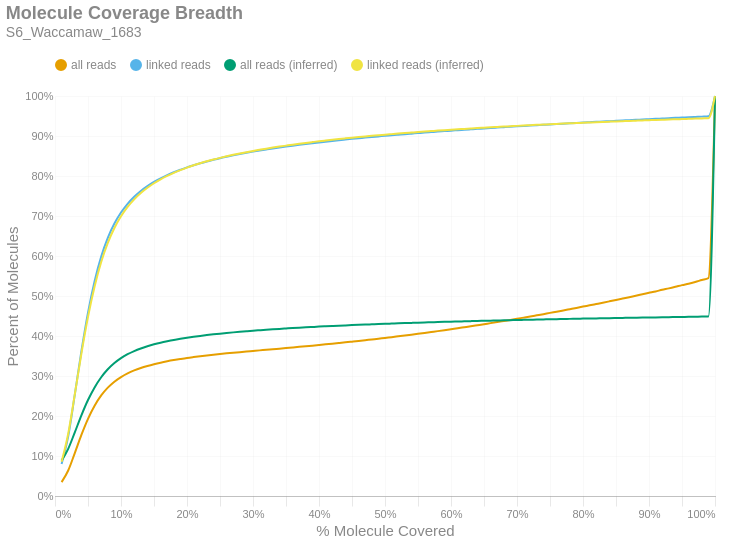

The notebook cell this image was saved under:
### Markdown cell above
### Molecule Read Coverage
This chart shows molecule coverage breadth as computed by the number of bases aligned to that molecule. In other words, "*how much of each unique long molecule is actually sequenced/aligned?*" Keep in mind there is a distinction between sequences and alignments, since some sequences belonging to a particular molecule may not align well and wouldn't appear in the alignment data. This chart also shows molecule coverage breadth as computed by the *inferred fragment* from which the aligned sequences originate. Unlike read coverage, this calculation takes into account the total insert size, including unsequenced gaps between the forward and reverse reads. Like the previous figures, these are cumulative percents.

### Code cell
if SKIPLR:
    print_html(f"Skipped")
else:
    binned_df = consolidated_hist(valids['coverage_bp'], mask, 0.01, True)
    binned_df_inf = consolidated_hist(valids['coverage_inserts'], mask, 0.01, True)
    binned_df = binned_df.with_columns(pl.lit(binned_df_inf['all reads (cumsum)']).alias('all reads (inferred)'))
    binned_df = binned_df.with_columns(pl.lit(binned_df_inf['linked reads (cumsum)']).alias('linked reads (inferred)'))
    binned_df = binned_df.with_columns(
        (pl.col('bin').cast(pl.Float64) + 0.01).alias('right_edge')
    )

    with SafeRender(binned_df):
        (
            density_plot(binned_df, 'Molecule Coverage Breadth', samplename, 'molcov', ['all reads (inferred)','linked reads (inferred)'])
            .encode(
                #x=alt.X('bin:Q', title="% Molecule Covered").axis(format = '%').scale(padding=0),
                x=alt.X('right_edge:Q', title="% Molecule Covered").axis(format='%').scale(padding=0),
                y=alt.Y('value:Q', title='Percent of Molecules')
                    .axis(format='%')
                    .stack(False)
                    .scale(domainMin=0, padding=0),
                color=alt.Color("key:N").scale(domain = ["all reads", "linked reads", "all reads (inferred)", "linked reads (inferred)"]),
                tooltip = [
                    alt.Tooltip("key:N", title = "Data Type"),
                    alt.Tooltip("range_label:N", title="% Molecule Covered"),
                    alt.Tooltip("value:Q", format = ".2%", title="% Molecules")
                ]
            )
        ).display()

### Figure 1 — Vega-Lite specification as saved in the notebook (floating-point values rounded to 4 significant figures)
{"width": "container", "height": 400, "config": {"title": {"anchor": "start", "dy": -15, "fontSize": 18, "color": "#888888", "subtitleColor": "#888888", "subtitleFontSize": 14}, "arc": {"fill": "#0072B2"}, "axis": {"domainColor": "#888888", "domainWidth": 0.5, "gridWidth": 0.2, "grid": false, "titleFontWeight": 400, "titleFontSize": 15, "labelFontSize": 11, "labelColor": "#888888", "tickColor": "#888888", "tickWidth": 0.2, "titleColor": "#888888"}, "axisBand": {"grid": false}, "axisX": {"grid": true, "tickSize": 10, "domainCap": "round"}, "axisY": {"domain": false, "grid": true, "tickSize": 0, "domainCap": "round"}, "background": "transparent", "header": {"labelFontSize": 15, "labelColor": "#888888", "titleFontSize": 15, "titleFontWeight": 600, "titleColor": "#888888"}, "legend": {"labelFont": "sans-serif", "labelFontSize": 12, "labelColor": "#888888", "symbolSize": 100, "symbolType": "circle", "titleFontSize": 12, "titlePadding": 10, "titleColor": "#888888", "title": null, "orient": "top"}, "range": {"category": ["#E69F00", "#56B4E9", "#009E73", "#F0E442", "#0072B2", "#D55E00", "#CC79A7", "#000000"], "diverging": ["#cfe8f3", "#a2d4ec", "#73bfe2", "#46abdb", "#1696d2", "#12719e"]}, "area": {"fill": "#0072B2", "fillOpacity": 0.7, "line": true, "strokeOpacity": 0.7}, "line": {"color": "#0072B2", "stroke": "#0072B2", "strokeWidth": 2}, "trail": {"color": "#0072B2", "stroke": "#0072B2", "strokeWidth": 0, "size": 1}, "point": {"filled": true, "fillOpacity": 1.0, "size": 95}, "text": {"color": "#888888", "fontSize": 11, "align": "right", "fontWeight": 400, "size": 11}, "bar": {"fill": "#0072B2", "stroke": null}, "view": {"stroke": null, "continuousWidth": 660, "continuousHeight": 400}}, "data": {"name": "data-69226ad7b48e4bb8e2667ffa2031d105"}, "mark": {"type": "line", "interpolate": "monotone", "point": {"opacity": 0, "size": 275}}, "encoding": {"color": {"field": "key", "scale": {"domain": ["all reads", "linked reads", "all reads (inferred)", "linked reads (inferred)"]}, "type": "nominal"}, "tooltip": [{"field": "key", "title": "Data Type", "type": "nominal"}, {"field": "range_label", "title": "% Molecule Covered", "type": "nominal"}, {"field": "value", "format": ".2%", "title": "% Molecules", "type": "quantitative"}], "x": {"axis": {"format": "%"}, "field": "right_edge", "scale": {"padding": 0}, "title": "% Molecule Covered", "type": "quantitative"}, "y": {"axis": {"format": "%"}, "field": "value", "scale": {"domainMin": 0, "padding": 0}, "stack": false, "title": "Percent of Molecules", "type": "quantitative"}}, "params": [{"name": "param_c36ac31b6afebe62", "select": {"type": "point", "fields": ["key"]}, "bind": "legend"}], "title": {"text": "Molecule Coverage Breadth", "subtitle": "S6_Waccamaw_1683"}, "transform": [{"fold": ["all reads (cumsum)", "linked reads (cumsum)", "all reads (inferred)", "linked reads (inferred)"]}, {"calculate": "replace(datum.key, ' (cumsum)', '')", "as": "key"}, {"filter": {"param": "param_c36ac31b6afebe62"}}], "usermeta": {"embedOptions": {"downloadFileName": "S6_Waccamaw_1683.molcov"}}, "$schema": "https://vega.github.io/schema/vega-lite/v6.1.0.json", "datasets": {"data-69226ad7b48e4bb8e2667ffa2031d105": [{"bin": "0.0", "interval": "0.0-0.01", "all reads": 0.03466, "linked reads": 0.08026, "all reads (cumsum)": 0.03466, "linked reads (cumsum)": 0.08026, "range_label": "0.0-0.01", "all reads (inferred)": 0.0885, "linked reads (inferred)": 0.08583, "right_edge": 0.01}, {"bin": "0.01", "interval": "0.01-0.02", "all reads": 0.02907, "linked reads": 0.06875, "all reads (cumsum)": 0.06373, "linked reads (cumsum)": 0.149, "range_label": "0.01-0.02", "all reads (inferred)": 0.118, "linked reads (inferred)": 0.1556, "right_edge": 0.02}, {"bin": "0.02", "interval": "0.02-0.03", "all reads": 0.04363, "linked reads": 0.1043, "all reads (cumsum)": 0.1074, "linked reads (cumsum)": 0.2533, "range_label": "0.02-0.03", "all reads (inferred)": 0.1591, "linked reads (inferred)": 0.2539, "right_edge": 0.03}, {"bin": "0.03", "interval": "0.03-0.04", "all reads": 0.04545, "linked reads": 0.1088, "all reads (cumsum)": 0.1528, "linked reads (cumsum)": 0.3621, "range_label": "0.03-0.04", "all reads (inferred)": 0.2016, "linked reads (inferred)": 0.356, "right_edge": 0.04}, {"bin": "0.04", "interval": "0.04-0.05", "all reads": 0.04021, "linked reads": 0.09648, "all reads (cumsum)": 0.193, "linked reads (cumsum)": 0.4586, "range_label": "0.04-0.05", "all reads (inferred)": 0.2399, "linked reads (inferred)": 0.4478, "right_edge": 0.05}, {"bin": "0.05", "interval": "0.05-0.06", "all reads": 0.03271, "linked reads": 0.07847, "all reads (cumsum)": 0.2257, "linked reads (cumsum)": 0.5371, "range_label": "0.05-0.06", "all reads (inferred)": 0.2715, "linked reads (inferred)": 0.5238, "right_edge": 0.06}, {"bin": "0.06", "interval": "0.06-0.07", "all reads": 0.02564, "linked reads": 0.06147, "all reads (cumsum)": 0.2514, "linked reads (cumsum)": 0.5985, "range_label": "0.06-0.07", "all reads (inferred)": 0.2969, "linked reads (inferred)": 0.5848, "right_edge": 0.07}, {"bin": "0.07", "interval": "0.07-0.08", "all reads": 0.01952, "linked reads": 0.04676, "all reads (cumsum)": 0.2709, "linked reads (cumsum)": 0.6453, "range_label": "0.07-0.08", "all reads (inferred)": 0.3168, "linked reads (inferred)": 0.6326, "right_edge": 0.08}, {"bin": "0.08", "interval": "0.08-0.09", "all reads": 0.01493, "linked reads": 0.03574, "all reads (cumsum)": 0.2858, "linked reads (cumsum)": 0.681, "range_label": "0.08-0.09", "all reads (inferred)": 0.3324, "linked reads (inferred)": 0.6701, "right_edge": 0.09}, {"bin": "0.09", "interval": "0.09-0.1", "all reads": 0.01155, "linked reads": 0.02761, "all reads (cumsum)": 0.2974, "linked reads (cumsum)": 0.7086, "range_label": "0.09-0.1", "all reads (inferred)": 0.3447, "linked reads (inferred)": 0.6993, "right_edge": 0.1}, {"bin": "0.1", "interval": "0.1-0.11", "all reads": 0.009182, "linked reads": 0.0219, "all reads (cumsum)": 0.3066, "linked reads (cumsum)": 0.7305, "range_label": "0.1-0.11", "all reads (inferred)": 0.3544, "linked reads (inferred)": 0.7228, "right_edge": 0.11}, {"bin": "0.11", "interval": "0.11-0.12", "all reads": 0.0074, "linked reads": 0.01762, "all reads (cumsum)": 0.314, "linked reads (cumsum)": 0.7482, "range_label": "0.11-0.12", "all reads (inferred)": 0.3623, "linked reads (inferred)": 0.7417, "right_edge": 0.12}, {"bin": "0.12", "interval": "0.12-0.13", "all reads": 0.006085, "linked reads": 0.01447, "all reads (cumsum)": 0.32, "linked reads (cumsum)": 0.7626, "range_label": "0.12-0.13", "all reads (inferred)": 0.3689, "linked reads (inferred)": 0.7573, "right_edge": 0.13}, {"bin": "0.13", "interval": "0.13-0.14", "all reads": 0.005076, "linked reads": 0.01206, "all reads (cumsum)": 0.3251, "linked reads (cumsum)": 0.7747, "range_label": "0.13-0.14", "all reads (inferred)": 0.3744, "linked reads (inferred)": 0.7705, "right_edge": 0.14}, {"bin": "0.14", "interval": "0.14-0.15", "all reads": 0.004414, "linked reads": 0.01045, "all reads (cumsum)": 0.3295, "linked reads (cumsum)": 0.7851, "range_label": "0.14-0.15", "all reads (inferred)": 0.3792, "linked reads (inferred)": 0.7819, "right_edge": 0.15}, {"bin": "0.15", "interval": "0.15-0.16", "all reads": 0.00385, "linked reads": 0.0091, "all reads (cumsum)": 0.3334, "linked reads (cumsum)": 0.7942, "range_label": "0.15-0.16", "all reads (inferred)": 0.3833, "linked reads (inferred)": 0.7917, "right_edge": 0.16}, {"bin": "0.16", "interval": "0.16-0.17", "all reads": 0.003383, "linked reads": 0.007988, "all reads (cumsum)": 0.3368, "linked reads (cumsum)": 0.8022, "range_label": "0.16-0.17", "all reads (inferred)": 0.3869, "linked reads (inferred)": 0.8002, "right_edge": 0.17}, {"bin": "0.17", "interval": "0.17-0.18", "all reads": 0.003012, "linked reads": 0.007078, "all reads (cumsum)": 0.3398, "linked reads (cumsum)": 0.8093, "range_label": "0.17-0.18", "all reads (inferred)": 0.3901, "linked reads (inferred)": 0.8079, "right_edge": 0.18}, {"bin": "0.18", "interval": "0.18-0.19", "all reads": 0.002708, "linked reads": 0.006349, "all reads (cumsum)": 0.3425, "linked reads (cumsum)": 0.8156, "range_label": "0.18-0.19", "all reads (inferred)": 0.393, "linked reads (inferred)": 0.8147, "right_edge": 0.19}, {"bin": "0.19", "interval": "0.19-0.2", "all reads": 0.00256, "linked reads": 0.00599, "all reads (cumsum)": 0.345, "linked reads (cumsum)": 0.8216, "range_label": "0.19-0.2", "all reads (inferred)": 0.3956, "linked reads (inferred)": 0.821, "right_edge": 0.2}, {"bin": "0.2", "interval": "0.2-0.21", "all reads": 0.002232, "linked reads": 0.005198, "all reads (cumsum)": 0.3473, "linked reads (cumsum)": 0.8268, "range_label": "0.2-0.21", "all reads (inferred)": 0.398, "linked reads (inferred)": 0.8268, "right_edge": 0.21}, {"bin": "0.21", "interval": "0.21-0.22", "all reads": 0.002108, "linked reads": 0.004872, "all reads (cumsum)": 0.3494, "linked reads (cumsum)": 0.8317, "range_label": "0.21-0.22", "all reads (inferred)": 0.4002, "linked reads (inferred)": 0.832, "right_edge": 0.22}, {"bin": "0.22", "interval": "0.22-0.23", "all reads": 0.001974, "linked reads": 0.004557, "all reads (cumsum)": 0.3514, "linked reads (cumsum)": 0.8363, "range_label": "0.22-0.23", "all reads (inferred)": 0.4022, "linked reads (inferred)": 0.8367, "right_edge": 0.23}, {"bin": "0.23", "interval": "0.23-0.24", "all reads": 0.001846, "linked reads": 0.004231, "all reads (cumsum)": 0.3532, "linked reads (cumsum)": 0.8405, "range_label": "0.23-0.24", "all reads (inferred)": 0.4041, "linked reads (inferred)": 0.8412, "right_edge": 0.24}, {"bin": "0.24", "interval": "0.24-0.25", "all reads": 0.001755, "linked reads": 0.00398, "all reads (cumsum)": 0.355, "linked reads (cumsum)": 0.8445, "range_label": "0.24-0.25", "all reads (inferred)": 0.4059, "linked reads (inferred)": 0.8454, "right_edge": 0.25}, {"bin": "0.25", "interval": "0.25-0.26", "all reads": 0.001628, "linked reads": 0.003642, "all reads (cumsum)": 0.3566, "linked reads (cumsum)": 0.8481, "range_label": "0.25-0.26", "all reads (inferred)": 0.4075, "linked reads (inferred)": 0.8493, "right_edge": 0.26}, {"bin": "0.26", "interval": "0.26-0.27", "all reads": 0.001566, "linked reads": 0.003485, "all reads (cumsum)": 0.3582, "linked reads (cumsum)": 0.8516, "range_label": "0.26-0.27", "all reads (inferred)": 0.4091, "linked reads (inferred)": 0.8529, "right_edge": 0.27}, {"bin": "0.27", "interval": "0.27-0.28", "all reads": 0.001524, "linked reads": 0.003319, "all reads (cumsum)": 0.3597, "linked reads (cumsum)": 0.8549, "range_label": "0.27-0.28", "all reads (inferred)": 0.4105, "linked reads (inferred)": 0.8564, "right_edge": 0.28}, {"bin": "0.28", "interval": "0.28-0.29", "all reads": 0.00146, "linked reads": 0.003037, "all reads (cumsum)": 0.3611, "linked reads (cumsum)": 0.858, "range_label": "0.28-0.29", "all reads (inferred)": 0.4119, "linked reads (inferred)": 0.8596, "right_edge": 0.29}, {"bin": "0.29", "interval": "0.29-0.3", "all reads": 0.001466, "linked reads": 0.002956, "all reads (cumsum)": 0.3626, "linked reads (cumsum)": 0.8609, "range_label": "0.29-0.3", "all reads (inferred)": 0.4132, "linked reads (inferred)": 0.8627, "right_edge": 0.3}, {"bin": "0.3", "interval": "0.3-0.31", "all reads": 0.001466, "linked reads": 0.002805, "all reads (cumsum)": 0.3641, "linked reads (cumsum)": 0.8637, "range_label": "0.3-0.31", "all reads (inferred)": 0.4144, "linked reads (inferred)": 0.8656, "right_edge": 0.31}, {"bin": "0.31", "interval": "0.31-0.32", "all reads": 0.001419, "linked reads": 0.00259, "all reads (cumsum)": 0.3655, "linked reads (cumsum)": 0.8663, "range_label": "0.31-0.32", "all reads (inferred)": 0.4156, "linked reads (inferred)": 0.8684, "right_edge": 0.32}, {"bin": "0.32", "interval": "0.32-0.33", "all reads": 0.001469, "linked reads": 0.00254, "all reads (cumsum)": 0.367, "linked reads (cumsum)": 0.8689, "range_label": "0.32-0.33", "all reads (inferred)": 0.4167, "linked reads (inferred)": 0.871, "right_edge": 0.33}, {"bin": "0.33", "interval": "0.33-0.34", "all reads": 0.001441, "linked reads": 0.002395, "all reads (cumsum)": 0.3684, "linked reads (cumsum)": 0.8712, "range_label": "0.33-0.34", "all reads (inferred)": 0.4178, "linked reads (inferred)": 0.8736, "right_edge": 0.34}, {"bin": "0.34", "interval": "0.34-0.35", "all reads": 0.001459, "linked reads": 0.002303, "all reads (cumsum)": 0.3699, "linked reads (cumsum)": 0.8736, "range_label": "0.34-0.35", "all reads (inferred)": 0.4188, "linked reads (inferred)": 0.876, "right_edge": 0.35}, {"bin": "0.35", "interval": "0.35-0.36", "all reads": 0.001485, "linked reads": 0.002227, "all reads (cumsum)": 0.3713, "linked reads (cumsum)": 0.8758, "range_label": "0.35-0.36", "all reads (inferred)": 0.4198, "linked reads (inferred)": 0.8783, "right_edge": 0.36}, {"bin": "0.36", "interval": "0.36-0.37", "all reads": 0.001497, "linked reads": 0.002155, "all reads (cumsum)": 0.3728, "linked reads (cumsum)": 0.8779, "range_label": "0.36-0.37", "all reads (inferred)": 0.4208, "linked reads (inferred)": 0.8806, "right_edge": 0.37}, {"bin": "0.37", "interval": "0.37-0.38", "all reads": 0.001526, "linked reads": 0.002073, "all reads (cumsum)": 0.3744, "linked reads (cumsum)": 0.88, "range_label": "0.37-0.38", "all reads (inferred)": 0.4217, "linked reads (inferred)": 0.8827, "right_edge": 0.38}, {"bin": "0.38", "interval": "0.38-0.39", "all reads": 0.001555, "linked reads": 0.001983, "all reads (cumsum)": 0.3759, "linked reads (cumsum)": 0.882, "range_label": "0.38-0.39", "all reads (inferred)": 0.4226, "linked reads (inferred)": 0.8848, "right_edge": 0.39}, {"bin": "0.39", "interval": "0.39-0.4", "all reads": 0.00159, "linked reads": 0.001944, "all reads (cumsum)": 0.3775, "linked reads (cumsum)": 0.8839, "range_label": "0.39-0.4", "all reads (inferred)": 0.4234, "linked reads (inferred)": 0.8869, "right_edge": 0.4}, {"bin": "0.4", "interval": "0.4-0.41", "all reads": 0.001607, "linked reads": 0.001895, "all reads (cumsum)": 0.3791, "linked reads (cumsum)": 0.8858, "range_label": "0.4-0.41", "all reads (inferred)": 0.4243, "linked reads (inferred)": 0.8888, "right_edge": 0.41}, {"bin": "0.41", "interval": "0.41-0.42", "all reads": 0.001639, "linked reads": 0.001836, "all reads (cumsum)": 0.3808, "linked reads (cumsum)": 0.8877, "range_label": "0.41-0.42", "all reads (inferred)": 0.425, "linked reads (inferred)": 0.8906, "right_edge": 0.42}, {"bin": "0.42", "interval": "0.42-0.43", "all reads": 0.001676, "linked reads": 0.001759, "all reads (cumsum)": 0.3824, "linked reads (cumsum)": 0.8894, "range_label": "0.42-0.43", "all reads (inferred)": 0.4258, "linked reads (inferred)": 0.8924, "right_edge": 0.43}, {"bin": "0.43", "interval": "0.43-0.44", "all reads": 0.001702, "linked reads": 0.001705, "all reads (cumsum)": 0.3841, "linked reads (cumsum)": 0.8911, "range_label": "0.43-0.44", "all reads (inferred)": 0.4265, "linked reads (inferred)": 0.8941, "right_edge": 0.44}, {"bin": "0.44", "interval": "0.44-0.45", "all reads": 0.001766, "linked reads": 0.0017, "all reads (cumsum)": 0.3859, "linked reads (cumsum)": 0.8928, "range_label": "0.44-0.45", "all reads (inferred)": 0.4272, "linked reads (inferred)": 0.8957, "right_edge": 0.45}, {"bin": "0.45", "interval": "0.45-0.46", "all reads": 0.001781, "linked reads": 0.001563, "all reads (cumsum)": 0.3877, "linked reads (cumsum)": 0.8944, "range_label": "0.45-0.46", "all reads (inferred)": 0.4279, "linked reads (inferred)": 0.8973, "right_edge": 0.46}, {"bin": "0.46", "interval": "0.46-0.47", "all reads": 0.001822, "linked reads": 0.001642, "all reads (cumsum)": 0.3895, "linked reads (cumsum)": 0.896, "range_label": "0.46-0.47", "all reads (inferred)": 0.4286, "linked reads (inferred)": 0.8989, "right_edge": 0.47}, {"bin": "0.47", "interval": "0.47-0.48", "all reads": 0.001895, "linked reads": 0.00155, "all reads (cumsum)": 0.3914, "linked reads (cumsum)": 0.8976, "range_label": "0.47-0.48", "all reads (inferred)": 0.4292, "linked reads (inferred)": 0.9004, "right_edge": 0.48}, {"bin": "0.48", "interval": "0.48-0.49", "all reads": 0.001811, "linked reads": 0.001425, "all reads (cumsum)": 0.3932, "linked reads (cumsum)": 0.899, "range_label": "0.48-0.49", "all reads (inferred)": 0.4299, "linked reads (inferred)": 0.9019, "right_edge": 0.49}, {"bin": "0.49", "interval": "0.49-0.5", "all reads": 0.00208, "linked reads": 0.00152, "all reads (cumsum)": 0.3953, "linked reads (cumsum)": 0.9005, "range_label": "0.49-0.5", "all reads (inferred)": 0.4305, "linked reads (inferred)": 0.9033, "right_edge": 0.5}, {"bin": "0.5", "interval": "0.5-0.51", "all reads": 0.001851, "linked reads": 0.001327, "all reads (cumsum)": 0.3971, "linked reads (cumsum)": 0.9019, "range_label": "0.5-0.51", "all reads (inferred)": 0.4311, "linked reads (inferred)": 0.9047, "right_edge": 0.51}, {"bin": "0.51", "interval": "0.51-0.52", "all reads": 0.002047, "linked reads": 0.001364, "all reads (cumsum)": 0.3992, "linked reads (cumsum)": 0.9032, "range_label": "0.51-0.52", "all reads (inferred)": 0.4317, "linked reads (inferred)": 0.906, "right_edge": 0.52}, {"bin": "0.52", "interval": "0.52-0.53", "all reads": 0.002064, "linked reads": 0.001377, "all reads (cumsum)": 0.4012, "linked reads (cumsum)": 0.9046, "range_label": "0.52-0.53", "all reads (inferred)": 0.4322, "linked reads (inferred)": 0.9073, "right_edge": 0.53}, {"bin": "0.53", "interval": "0.53-0.54", "all reads": 0.002102, "linked reads": 0.001319, "all reads (cumsum)": 0.4033, "linked reads (cumsum)": 0.9059, "range_label": "0.53-0.54", "all reads (inferred)": 0.4328, "linked reads (inferred)": 0.9086, "right_edge": 0.54}, {"bin": "0.54", "interval": "0.54-0.55", "all reads": 0.00213, "linked reads": 0.001311, "all reads (cumsum)": 0.4055, "linked reads (cumsum)": 0.9072, "range_label": "0.54-0.55", "all reads (inferred)": 0.4333, "linked reads (inferred)": 0.9099, "right_edge": 0.55}, {"bin": "0.55", "interval": "0.55-0.56", "all reads": 0.002251, "linked reads": 0.001321, "all reads (cumsum)": 0.4077, "linked reads (cumsum)": 0.9085, "range_label": "0.55-0.56", "all reads (inferred)": 0.4339, "linked reads (inferred)": 0.9111, "right_edge": 0.56}, {"bin": "0.56", "interval": "0.56-0.57", "all reads": 0.002243, "linked reads": 0.001248, "all reads (cumsum)": 0.41, "linked reads (cumsum)": 0.9098, "range_label": "0.56-0.57", "all reads (inferred)": 0.4344, "linked reads (inferred)": 0.9123, "right_edge": 0.57}, {"bin": "0.57", "interval": "0.57-0.58", "all reads": 0.002232, "linked reads": 0.001253, "all reads (cumsum)": 0.4122, "linked reads (cumsum)": 0.911, "range_label": "0.57-0.58", "all reads (inferred)": 0.4349, "linked reads (inferred)": 0.9135, "right_edge": 0.58}, {"bin": "0.58", "interval": "0.58-0.59", "all reads": 0.002323, "linked reads": 0.001166, "all reads (cumsum)": 0.4145, "linked reads (cumsum)": 0.9122, "range_label": "0.58-0.59", "all reads (inferred)": 0.4354, "linked reads (inferred)": 0.9146, "right_edge": 0.59}, {"bin": "0.59", "interval": "0.59-0.6", "all reads": 0.002459, "linked reads": 0.001197, "all reads (cumsum)": 0.417, "linked reads (cumsum)": 0.9134, "range_label": "0.59-0.6", "all reads (inferred)": 0.4358, "linked reads (inferred)": 0.9157, "right_edge": 0.6}, {"bin": "0.6", "interval": "0.6-0.61", "all reads": 0.00233, "linked reads": 0.00111, "all reads (cumsum)": 0.4193, "linked reads (cumsum)": 0.9145, "range_label": "0.6-0.61", "all reads (inferred)": 0.4363, "linked reads (inferred)": 0.9167, "right_edge": 0.61}, {"bin": "0.61", "interval": "0.61-0.62", "all reads": 0.00251, "linked reads": 0.001123, "all reads (cumsum)": 0.4218, "linked reads (cumsum)": 0.9156, "range_label": "0.61-0.62", "all reads (inferred)": 0.4367, "linked reads (inferred)": 0.9177, "right_edge": 0.62}, {"bin": "0.62", "interval": "0.62-0.63", "all reads": 0.002509, "linked reads": 0.001118, "all reads (cumsum)": 0.4243, "linked reads (cumsum)": 0.9168, "range_label": "0.62-0.63", "all reads (inferred)": 0.4372, "linked reads (inferred)": 0.9188, "right_edge": 0.63}, {"bin": "0.63", "interval": "0.63-0.64", "all reads": 0.002571, "linked reads": 0.00112, "all reads (cumsum)": 0.4269, "linked reads (cumsum)": 0.9179, "range_label": "0.63-0.64", "all reads (inferred)": 0.4376, "linked reads (inferred)": 0.9198, "right_edge": 0.64}, {"bin": "0.64", "interval": "0.64-0.65", "all reads": 0.002578, "linked reads": 0.001019, "all reads (cumsum)": 0.4295, "linked reads (cumsum)": 0.9189, "range_label": "0.64-0.65", "all reads (inferred)": 0.438, "linked reads (inferred)": 0.9207, "right_edge": 0.65}, {"bin": "0.65", "interval": "0.65-0.66", "all reads": 0.00273, "linked reads": 0.001107, "all reads (cumsum)": 0.4322, "linked reads (cumsum)": 0.92, "range_label": "0.65-0.66", "all reads (inferred)": 0.4384, "linked reads (inferred)": 0.9217, "right_edge": 0.66}, {"bin": "0.66", "interval": "0.66-0.67", "all reads": 0.002587, "linked reads": 0.001026, "all reads (cumsum)": 0.4348, "linked reads (cumsum)": 0.921, "range_label": "0.66-0.67", "all reads (inferred)": 0.4388, "linked reads (inferred)": 0.9226, "right_edge": 0.67}, {"bin": "0.67", "interval": "0.67-0.68", "all reads": 0.002703, "linked reads": 0.001016, "all reads (cumsum)": 0.4375, "linked reads (cumsum)": 0.922, "range_label": "0.67-0.68", "all reads (inferred)": 0.4392, "linked reads (inferred)": 0.9235, "right_edge": 0.68}, {"bin": "0.68", "interval": "0.68-0.69", "all reads": 0.002715, "linked reads": 0.001021, "all reads (cumsum)": 0.4402, "linked reads (cumsum)": 0.9231, "range_label": "0.68-0.69", "all reads (inferred)": 0.4396, "linked reads (inferred)": 0.9244, "right_edge": 0.69}, {"bin": "0.69", "interval": "0.69-0.7", "all reads": 0.002871, "linked reads": 0.001041, "all reads (cumsum)": 0.4431, "linked reads (cumsum)": 0.9241, "range_label": "0.69-0.7", "all reads (inferred)": 0.44, "linked reads (inferred)": 0.9253, "right_edge": 0.7}, {"bin": "0.7", "interval": "0.7-0.71", "all reads": 0.002813, "linked reads": 0.001012, "all reads (cumsum)": 0.4459, "linked reads (cumsum)": 0.9251, "range_label": "0.7-0.71", "all reads (inferred)": 0.4404, "linked reads (inferred)": 0.9262, "right_edge": 0.71}, {"bin": "0.71", "interval": "0.71-0.72", "all reads": 0.002841, "linked reads": 0.0009566, "all reads (cumsum)": 0.4487, "linked reads (cumsum)": 0.9261, "range_label": "0.71-0.72", "all reads (inferred)": 0.4407, "linked reads (inferred)": 0.927, "right_edge": 0.72}, {"bin": "0.72", "interval": "0.72-0.73", "all reads": 0.002937, "linked reads": 0.0009684, "all reads (cumsum)": 0.4517, "linked reads (cumsum)": 0.927, "range_label": "0.72-0.73", "all reads (inferred)": 0.4411, "linked reads (inferred)": 0.9278, "right_edge": 0.73}, {"bin": "0.73", "interval": "0.73-0.74", "all reads": 0.002943, "linked reads": 0.0009765, "all reads (cumsum)": 0.4546, "linked reads (cumsum)": 0.928, "range_label": "0.73-0.74", "all reads (inferred)": 0.4415, "linked reads (inferred)": 0.9286, "right_edge": 0.74}, {"bin": "0.74", "interval": "0.74-0.75", "all reads": 0.003148, "linked reads": 0.0009584, "all reads (cumsum)": 0.4578, "linked reads (cumsum)": 0.929, "range_label": "0.74-0.75", "all reads (inferred)": 0.4418, "linked reads (inferred)": 0.9295, "right_edge": 0.75}, {"bin": "0.75", "interval": "0.75-0.76", "all reads": 0.002931, "linked reads": 0.0008568, "all reads (cumsum)": 0.4607, "linked reads (cumsum)": 0.9298, "range_label": "0.75-0.76", "all reads (inferred)": 0.4422, "linked reads (inferred)": 0.9302, "right_edge": 0.76}, {"bin": "0.76", "interval": "0.76-0.77", "all reads": 0.003107, "linked reads": 0.0009266, "all reads (cumsum)": 0.4638, "linked reads (cumsum)": 0.9308, "range_label": "0.76-0.77", "all reads (inferred)": 0.4425, "linked reads (inferred)": 0.931, "right_edge": 0.77}, {"bin": "0.77", "interval": "0.77-0.78", "all reads": 0.003167, "linked reads": 0.000962, "all reads (cumsum)": 0.467, "linked reads (cumsum)": 0.9317, "range_label": "0.77-0.78", "all reads (inferred)": 0.4428, "linked reads (inferred)": 0.9317, "right_edge": 0.78}, {"bin": "0.78", "interval": "0.78-0.79", "all reads": 0.003173, "linked reads": 0.0009235, "all reads (cumsum)": 0.4702, "linked reads (cumsum)": 0.9327, "range_label": "0.78-0.79", "all reads (inferred)": 0.4431, "linked reads (inferred)": 0.9324, "right_edge": 0.79}, {"bin": "0.79", "interval": "0.79-0.8", "all reads": 0.00336, "linked reads": 0.0009017, "all reads (cumsum)": 0.4735, "linked reads (cumsum)": 0.9336, "range_label": "0.79-0.8", "all reads (inferred)": 0.4434, "linked reads (inferred)": 0.9331, "right_edge": 0.8}, {"bin": "0.8", "interval": "0.8-0.81", "all reads": 0.003148, "linked reads": 0.0008799, "all reads (cumsum)": 0.4767, "linked reads (cumsum)": 0.9344, "range_label": "0.8-0.81", "all reads (inferred)": 0.4437, "linked reads (inferred)": 0.9338, "right_edge": 0.81}, {"bin": "0.81", "interval": "0.81-0.82", "all reads": 0.003294, "linked reads": 0.0008903, "all reads (cumsum)": 0.48, "linked reads (cumsum)": 0.9353, "range_label": "0.81-0.82", "all reads (inferred)": 0.444, "linked reads (inferred)": 0.9345, "right_edge": 0.82}, {"bin": "0.82", "interval": "0.82-0.83", "all reads": 0.003305, "linked reads": 0.0008318, "all reads (cumsum)": 0.4833, "linked reads (cumsum)": 0.9362, "range_label": "0.82-0.83", "all reads (inferred)": 0.4443, "linked reads (inferred)": 0.9352, "right_edge": 0.83}, {"bin": "0.83", "interval": "0.83-0.84", "all reads": 0.003376, "linked reads": 0.0008917, "all reads (cumsum)": 0.4866, "linked reads (cumsum)": 0.937, "range_label": "0.83-0.84", "all reads (inferred)": 0.4446, "linked reads (inferred)": 0.9358, "right_edge": 0.84}, {"bin": "0.84", "interval": "0.84-0.85", "all reads": 0.003411, "linked reads": 0.0008572, "all reads (cumsum)": 0.49, "linked reads (cumsum)": 0.9379, "range_label": "0.84-0.85", "all reads (inferred)": 0.4449, "linked reads (inferred)": 0.9365, "right_edge": 0.85}, {"bin": "0.85", "interval": "0.85-0.86", "all reads": 0.003479, "linked reads": 0.0008504, "all reads (cumsum)": 0.4935, "linked reads (cumsum)": 0.9388, "range_label": "0.85-0.86", "all reads (inferred)": 0.4452, "linked reads (inferred)": 0.9371, "right_edge": 0.86}, {"bin": "0.86", "interval": "0.86-0.87", "all reads": 0.003508, "linked reads": 0.0008291, "all reads (cumsum)": 0.497, "linked reads (cumsum)": 0.9396, "range_label": "0.86-0.87", "all reads (inferred)": 0.4455, "linked reads (inferred)": 0.9377, "right_edge": 0.87}, {"bin": "0.87", "interval": "0.87-0.88", "all reads": 0.003634, "linked reads": 0.000869, "all reads (cumsum)": 0.5007, "linked reads (cumsum)": 0.9405, "range_label": "0.87-0.88", "all reads (inferred)": 0.4458, "linked reads (inferred)": 0.9383, "right_edge": 0.88}, {"bin": "0.88", "interval": "0.88-0.89", "all reads": 0.003531, "linked reads": 0.0007928, "all reads (cumsum)": 0.5042, "linked reads (cumsum)": 0.9412, "range_label": "0.88-0.89", "all reads (inferred)": 0.446, "linked reads (inferred)": 0.9389, "right_edge": 0.89}, {"bin": "0.89", "interval": "0.89-0.9", "all reads": 0.003683, "linked reads": 0.0008414, "all reads (cumsum)": 0.5079, "linked reads (cumsum)": 0.9421, "range_label": "0.89-0.9", "all reads (inferred)": 0.4463, "linked reads (inferred)": 0.9395, "right_edge": 0.9}, {"bin": "0.9", "interval": "0.9-0.91", "all reads": 0.003582, "linked reads": 0.0008237, "all reads (cumsum)": 0.5115, "linked reads (cumsum)": 0.9429, "range_label": "0.9-0.91", "all reads (inferred)": 0.4466, "linked reads (inferred)": 0.94, "right_edge": 0.91}, {"bin": "0.91", "interval": "0.91-0.92", "all reads": 0.004028, "linked reads": 0.0008024, "all reads (cumsum)": 0.5155, "linked reads (cumsum)": 0.9437, "range_label": "0.91-0.92", "all reads (inferred)": 0.4468, "linked reads (inferred)": 0.9406, "right_edge": 0.92}, {"bin": "0.92", "interval": "0.92-0.93", "all reads": 0.003516, "linked reads": 0.0008083, "all reads (cumsum)": 0.519, "linked reads (cumsum)": 0.9445, "range_label": "0.92-0.93", "all reads (inferred)": 0.4471, "linked reads (inferred)": 0.9412, "right_edge": 0.93}, {"bin": "0.93", "interval": "0.93-0.94", "all reads": 0.003951, "linked reads": 0.0008214, "all reads (cumsum)": 0.523, "linked reads (cumsum)": 0.9453, "range_label": "0.93-0.94", "all reads (inferred)": 0.4474, "linked reads (inferred)": 0.9418, "right_edge": 0.94}, {"bin": "0.94", "interval": "0.94-0.95", "all reads": 0.004232, "linked reads": 0.000772, "all reads (cumsum)": 0.5272, "linked reads (cumsum)": 0.9461, "range_label": "0.94-0.95", "all reads (inferred)": 0.4476, "linked reads (inferred)": 0.9423, "right_edge": 0.95}, {"bin": "0.95", "interval": "0.95-0.96", "all reads": 0.003636, "linked reads": 0.0007992, "all reads (cumsum)": 0.5308, "linked reads (cumsum)": 0.9469, "range_label": "0.95-0.96", "all reads (inferred)": 0.4479, "linked reads (inferred)": 0.9429, "right_edge": 0.96}, {"bin": "0.96", "interval": "0.96-0.97", "all reads": 0.004294, "linked reads": 0.0007665, "all reads (cumsum)": 0.5351, "linked reads (cumsum)": 0.9477, "range_label": "0.96-0.97", "all reads (inferred)": 0.4482, "linked reads (inferred)": 0.9435, "right_edge": 0.97}, {"bin": "0.97", "interval": "0.97-0.98", "all reads": 0.004734, "linked reads": 0.0007556, "all reads (cumsum)": 0.5399, "linked reads (cumsum)": 0.9484, "range_label": "0.97-0.98", "all reads (inferred)": 0.4485, "linked reads (inferred)": 0.944, "right_edge": 0.98}, {"bin": "0.98", "interval": "0.98-0.99", "all reads": 0.004527, "linked reads": 0.0008205, "all reads (cumsum)": 0.5444, "linked reads (cumsum)": 0.9493, "range_label": "0.98-0.99", "all reads (inferred)": 0.4488, "linked reads (inferred)": 0.9444, "right_edge": 0.99}, {"bin": "0.99", "interval": "0.99-1.0", "all reads": 0.4556, "linked reads": 0.05074, "all reads (cumsum)": 1.0, "linked reads (cumsum)": 1.0, "range_label": "0.99-1.0", "all reads (inferred)": 1.0, "linked reads (inferred)": 1.0, "right_edge": 1.0}]}}
